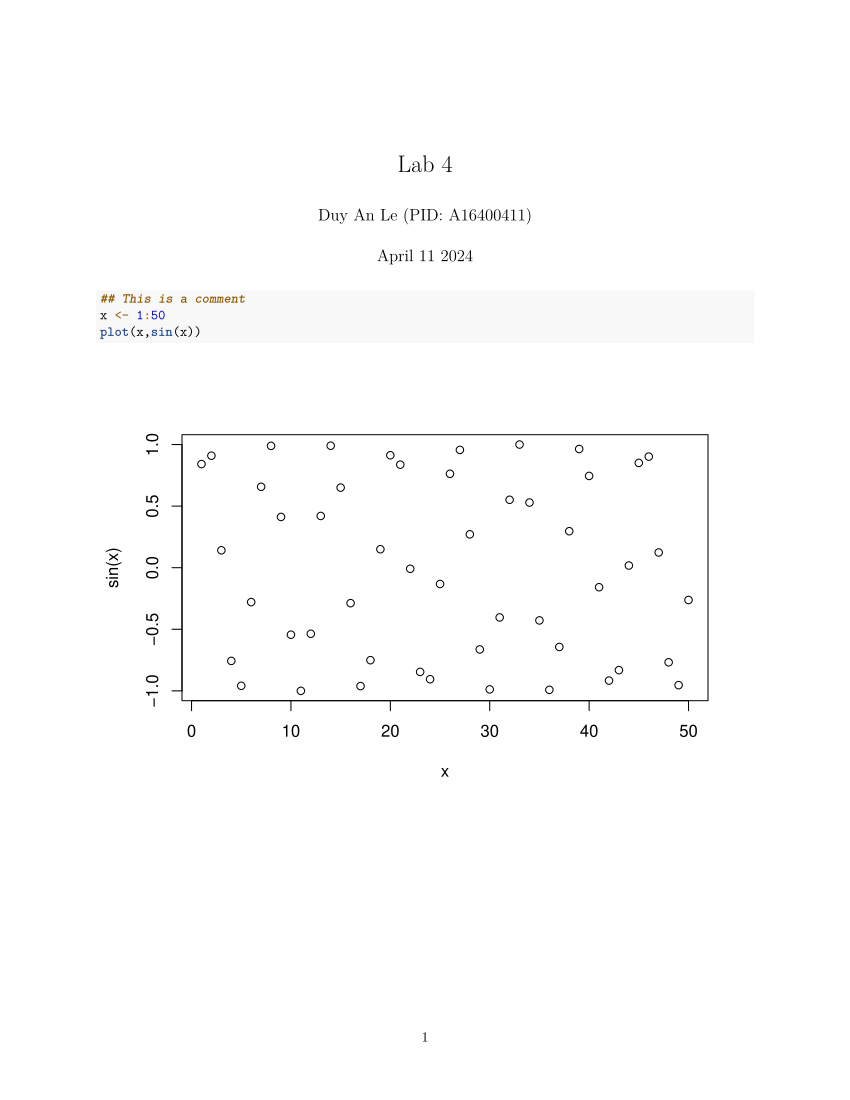

Source code (R):
#'---
#' title: "Lab 4"
#' author: "Duy An Le (PID: A16400411)"
#' date: "April 11 2024"
#' ---
#' 

## This is a comment
x <- 1:50
plot(x,sin(x))
